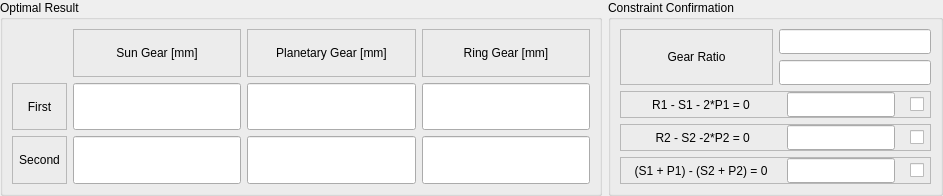
        <widget class="QWidget" name="widget_4" native="true">
         <property name="sizePolicy">
          <sizepolicy hsizetype="Expanding" vsizetype="Fixed">
           <horstretch>0</horstretch>
           <verstretch>0</verstretch>
          </sizepolicy>
         </property>
         <property name="minimumSize">
          <size>
           <width>908</width>
           <height>150</height>
          </size>
         </property>
         <layout class="QHBoxLayout" name="horizontalLayout_5">
          <property name="leftMargin">
           <number>0</number>
          </property>
          <property name="topMargin">
           <number>0</number>
          </property>
          <property name="rightMargin">
           <number>0</number>
          </property>
          <property name="bottomMargin">
           <number>0</number>
          </property>
          <item>
           <widget class="QGroupBox" name="groupBox_8">
            <property name="sizePolicy">
             <sizepolicy hsizetype="MinimumExpanding" vsizetype="MinimumExpanding">
              <horstretch>0</horstretch>
              <verstretch>0</verstretch>
             </sizepolicy>
            </property>
            <property name="minimumSize">
             <size>
              <width>602</width>
              <height>125</height>
             </size>
            </property>
            <property name="title">
             <string>Optimal Result</string>
            </property>
            <layout class="QGridLayout" name="gridLayout_6">
             <item row="0" column="3">
              <widget class="QLabel" name="label_23">
               <property name="sizePolicy">
                <sizepolicy hsizetype="MinimumExpanding" vsizetype="MinimumExpanding">
                 <horstretch>0</horstretch>
                 <verstretch>0</verstretch>
                </sizepolicy>
               </property>
               <property name="minimumSize">
                <size>
                 <width>168</width>
                 <height>25</height>
                </size>
               </property>
               <property name="frameShape">
                <enum>QFrame::StyledPanel</enum>
               </property>
               <property name="text">
                <string>Ring Gear [mm]</string>
               </property>
               <property name="alignment">
                <set>Qt::AlignCenter</set>
               </property>
              </widget>
             </item>
             <item row="0" column="2">
              <widget class="QLabel" name="label_24">
               <property name="sizePolicy">
                <sizepolicy hsizetype="MinimumExpanding" vsizetype="MinimumExpanding">
                 <horstretch>0</horstretch>
                 <verstretch>0</verstretch>
                </sizepolicy>
               </property>
               <property name="minimumSize">
                <size>
                 <width>169</width>
                 <height>25</height>
                </size>
               </property>
               <property name="frameShape">
                <enum>QFrame::StyledPanel</enum>
               </property>
               <property name="text">
                <string>Planetary Gear [mm]</string>
               </property>
               <property name="alignment">
                <set>Qt::AlignCenter</set>
               </property>
              </widget>
             </item>
             <item row="0" column="1">
              <widget class="QLabel" name="label_25">
               <property name="enabled">
                <bool>true</bool>
               </property>
               <property name="sizePolicy">
                <sizepolicy hsizetype="MinimumExpanding" vsizetype="MinimumExpanding">
                 <horstretch>0</horstretch>
                 <verstretch>0</verstretch>
                </sizepolicy>
               </property>
               <property name="minimumSize">
                <size>
                 <width>168</width>
                 <height>25</height>
                </size>
               </property>
               <property name="frameShape">
                <enum>QFrame::StyledPanel</enum>
               </property>
               <property name="text">
                <string>Sun Gear [mm]</string>
               </property>
               <property name="alignment">
                <set>Qt::AlignCenter</set>
               </property>
              </widget>
             </item>
             <item row="1" column="0">
              <widget class="QLabel" name="label_26">
               <property name="sizePolicy">
                <sizepolicy hsizetype="MinimumExpanding" vsizetype="MinimumExpanding">
                 <horstretch>0</horstretch>
                 <verstretch>0</verstretch>
                </sizepolicy>
               </property>
               <property name="minimumSize">
                <size>
                 <width>55</width>
                 <height>25</height>
                </size>
               </property>
               <property name="frameShape">
                <enum>QFrame::StyledPanel</enum>
               </property>
               <property name="text">
                <string>First</string>
               </property>
               <property name="alignment">
                <set>Qt::AlignCenter</set>
               </property>
              </widget>
             </item>
             <item row="2" column="0">
              <widget class="QLabel" name="label_27">
               <property name="sizePolicy">
                <sizepolicy hsizetype="MinimumExpanding" vsizetype="MinimumExpanding">
                 <horstretch>0</horstretch>
                 <verstretch>0</verstretch>
                </sizepolicy>
               </property>
               <property name="minimumSize">
                <size>
                 <width>55</width>
                 <height>25</height>
                </size>
               </property>
               <property name="frameShape">
                <enum>QFrame::StyledPanel</enum>
               </property>
               <property name="text">
                <string>Second</string>
               </property>
               <property name="alignment">
                <set>Qt::AlignCenter</set>
               </property>
              </widget>
             </item>
             <item row="1" column="1">
              <widget class="QLineEdit" name="optimal_s1">
               <property name="enabled">
                <bool>true</bool>
               </property>
               <property name="sizePolicy">
                <sizepolicy hsizetype="MinimumExpanding" vsizetype="MinimumExpanding">
                 <horstretch>0</horstretch>
                 <verstretch>0</verstretch>
                </sizepolicy>
               </property>
               <property name="minimumSize">
                <size>
                 <width>168</width>
                 <height>25</height>
                </size>
               </property>
               <property name="alignment">
                <set>Qt::AlignCenter</set>
               </property>
               <property name="readOnly">
                <bool>true</bool>
               </property>
              </widget>
             </item>
             <item row="2" column="1">
              <widget class="QLineEdit" name="optimal_s2">
               <property name="enabled">
                <bool>true</bool>
               </property>
               <property name="sizePolicy">
                <sizepolicy hsizetype="MinimumExpanding" vsizetype="MinimumExpanding">
                 <horstretch>0</horstretch>
                 <verstretch>0</verstretch>
                </sizepolicy>
               </property>
               <property name="minimumSize">
                <size>
                 <width>168</width>
                 <height>25</height>
                </size>
               </property>
               <property name="alignment">
                <set>Qt::AlignCenter</set>
               </property>
               <property name="readOnly">
                <bool>true</bool>
               </property>
              </widget>
             </item>
             <item row="1" column="2">
              <widget class="QLineEdit" name="optimal_p1">
               <property name="enabled">
                <bool>true</bool>
               </property>
               <property name="sizePolicy">
                <sizepolicy hsizetype="MinimumExpanding" vsizetype="MinimumExpanding">
                 <horstretch>0</horstretch>
                 <verstretch>0</verstretch>
                </sizepolicy>
               </property>
               <property name="minimumSize">
                <size>
                 <width>169</width>
                 <height>25</height>
                </size>
               </property>
               <property name="alignment">
                <set>Qt::AlignCenter</set>
               </property>
               <property name="readOnly">
                <bool>true</bool>
               </property>
              </widget>
             </item>
             <item row="2" column="2">
              <widget class="QLineEdit" name="optimal_p2">
               <property name="enabled">
                <bool>true</bool>
               </property>
               <property name="sizePolicy">
                <sizepolicy hsizetype="MinimumExpanding" vsizetype="MinimumExpanding">
                 <horstretch>0</horstretch>
                 <verstretch>0</verstretch>
                </sizepolicy>
               </property>
               <property name="minimumSize">
                <size>
                 <width>169</width>
                 <height>25</height>
                </size>
               </property>
               <property name="alignment">
                <set>Qt::AlignCenter</set>
               </property>
               <property name="readOnly">
                <bool>true</bool>
               </property>
              </widget>
             </item>
             <item row="1" column="3">
              <widget class="QLineEdit" name="optimal_r1">
               <property name="enabled">
                <bool>true</bool>
               </property>
               <property name="sizePolicy">
                <sizepolicy hsizetype="MinimumExpanding" vsizetype="Preferred">
                 <horstretch>0</horstretch>
                 <verstretch>0</verstretch>
                </sizepolicy>
               </property>
               <property name="minimumSize">
                <size>
                 <width>168</width>
                 <height>25</height>
                </size>
               </property>
               <property name="alignment">
                <set>Qt::AlignCenter</set>
               </property>
               <property name="readOnly">
                <bool>true</bool>
               </property>
              </widget>
             </item>
             <item row="2" column="3">
              <widget class="QLineEdit" name="optimal_r2">
               <property name="enabled">
                <bool>true</bool>
               </property>
               <property name="sizePolicy">
                <sizepolicy hsizetype="MinimumExpanding" vsizetype="MinimumExpanding">
                 <horstretch>0</horstretch>
                 <verstretch>0</verstretch>
                </sizepolicy>
               </property>
               <property name="minimumSize">
                <size>
                 <width>168</width>
                 <height>25</height>
                </size>
               </property>
               <property name="alignment">
                <set>Qt::AlignCenter</set>
               </property>
               <property name="readOnly">
                <bool>true</bool>
               </property>
              </widget>
             </item>
            </layout>
           </widget>
          </item>
          <item>
           <widget class="QGroupBox" name="groupBox_5">
            <property name="sizePolicy">
             <sizepolicy hsizetype="MinimumExpanding" vsizetype="MinimumExpanding">
              <horstretch>0</horstretch>
              <verstretch>0</verstretch>
             </sizepolicy>
            </property>
            <property name="minimumSize">
             <size>
              <width>300</width>
              <height>150</height>
             </size>
            </property>
            <property name="title">
             <string>Constraint Confirmation</string>
            </property>
            <layout class="QVBoxLayout" name="verticalLayout_3">
             <item>
              <widget class="QWidget" name="widget_5" native="true">
               <property name="sizePolicy">
                <sizepolicy hsizetype="MinimumExpanding" vsizetype="MinimumExpanding">
                 <horstretch>0</horstretch>
                 <verstretch>0</verstretch>
                </sizepolicy>
               </property>
               <property name="minimumSize">
                <size>
                 <width>276</width>
                 <height>25</height>
                </size>
               </property>
               <layout class="QHBoxLayout" name="horizontalLayout_6">
                <property name="leftMargin">
                 <number>0</number>
                </property>
                <property name="topMargin">
                 <number>0</number>
                </property>
                <property name="rightMargin">
                 <number>0</number>
                </property>
                <property name="bottomMargin">
                 <number>0</number>
                </property>
                <item>
                 <widget class="QLabel" name="label_21">
                  <property name="sizePolicy">
                   <sizepolicy hsizetype="MinimumExpanding" vsizetype="MinimumExpanding">
                    <horstretch>0</horstretch>
                    <verstretch>0</verstretch>
                   </sizepolicy>
                  </property>
                  <property name="minimumSize">
                   <size>
                    <width>75</width>
                    <height>25</height>
                   </size>
                  </property>
                  <property name="frameShape">
                   <enum>QFrame::StyledPanel</enum>
                  </property>
                  <property name="text">
                   <string>Gear Ratio</string>
                  </property>
                  <property name="alignment">
                   <set>Qt::AlignCenter</set>
                  </property>
                 </widget>
                </item>
                <item>
                 <widget class="QWidget" name="widget_6" native="true">
                  <layout class="QVBoxLayout" name="verticalLayout_5">
                   <property name="leftMargin">
                    <number>0</number>
                   </property>
                   <property name="topMargin">
                    <number>0</number>
                   </property>
                   <property name="rightMargin">
                    <number>0</number>
                   </property>
                   <property name="bottomMargin">
                    <number>0</number>
                   </property>
                   <item>
                    <widget class="QLineEdit" name="cc_gr">
                     <property name="enabled">
                      <bool>true</bool>
                     </property>
                     <property name="sizePolicy">
                      <sizepolicy hsizetype="MinimumExpanding" vsizetype="MinimumExpanding">
                       <horstretch>0</horstretch>
                       <verstretch>0</verstretch>
                      </sizepolicy>
                     </property>
                     <property name="minimumSize">
                      <size>
                       <width>94</width>
                       <height>25</height>
                      </size>
                     </property>
                     <property name="alignment">
                      <set>Qt::AlignCenter</set>
                     </property>
                     <property name="readOnly">
                      <bool>true</bool>
                     </property>
                    </widget>
                   </item>
                   <item>
                    <widget class="QLineEdit" name="cc_gr_f">
                     <property name="sizePolicy">
                      <sizepolicy hsizetype="MinimumExpanding" vsizetype="MinimumExpanding">
                       <horstretch>0</horstretch>
                       <verstretch>0</verstretch>
                      </sizepolicy>
                     </property>
                     <property name="minimumSize">
                      <size>
                       <width>0</width>
                       <height>25</height>
                      </size>
                     </property>
                     <property name="alignment">
                      <set>Qt::AlignCenter</set>
                     </property>
                    </widget>
                   </item>
                  </layout>
                 </widget>
                </item>
               </layout>
              </widget>
             </item>
             <item>
              <widget class="QFrame" name="frame">
               <property name="sizePolicy">
                <sizepolicy hsizetype="MinimumExpanding" vsizetype="MinimumExpanding">
                 <horstretch>0</horstretch>
                 <verstretch>0</verstretch>
                </sizepolicy>
               </property>
               <property name="minimumSize">
                <size>
                 <width>276</width>
                 <height>25</height>
                </size>
               </property>
               <property name="frameShape">
                <enum>QFrame::StyledPanel</enum>
               </property>
               <property name="frameShadow">
                <enum>QFrame::Raised</enum>
               </property>
               <layout class="QHBoxLayout" name="horizontalLayout_14">
                <property name="leftMargin">
                 <number>0</number>
                </property>
                <property name="topMargin">
                 <number>0</number>
                </property>
                <property name="rightMargin">
                 <number>6</number>
                </property>
                <property name="bottomMargin">
                 <number>0</number>
                </property>
                <item>
                 <widget class="QLabel" name="label_22">
                  <property name="sizePolicy">
                   <sizepolicy hsizetype="MinimumExpanding" vsizetype="MinimumExpanding">
                    <horstretch>0</horstretch>
                    <verstretch>0</verstretch>
                   </sizepolicy>
                  </property>
                  <property name="minimumSize">
                   <size>
                    <width>160</width>
                    <height>25</height>
                   </size>
                  </property>
                  <property name="text">
                   <string>R1 - S1 - 2*P1 = 0</string>
                  </property>
                  <property name="alignment">
                   <set>Qt::AlignCenter</set>
                  </property>
                 </widget>
                </item>
                <item>
                 <widget class="QLineEdit" name="cc_3_L">
                  <property name="sizePolicy">
                   <sizepolicy hsizetype="MinimumExpanding" vsizetype="MinimumExpanding">
                    <horstretch>0</horstretch>
                    <verstretch>0</verstretch>
                   </sizepolicy>
                  </property>
                  <property name="minimumSize">
                   <size>
                    <width>73</width>
                    <height>20</height>
                   </size>
                  </property>
                  <property name="alignment">
                   <set>Qt::AlignCenter</set>
                  </property>
                  <property name="readOnly">
                   <bool>true</bool>
                  </property>
                 </widget>
                </item>
                <item>
                 <widget class="QCheckBox" name="cc_3">
                  <property name="enabled">
                   <bool>true</bool>
                  </property>
                  <property name="sizePolicy">
                   <sizepolicy hsizetype="MinimumExpanding" vsizetype="MinimumExpanding">
                    <horstretch>0</horstretch>
                    <verstretch>0</verstretch>
                   </sizepolicy>
                  </property>
                  <property name="minimumSize">
                   <size>
                    <width>23</width>
                    <height>25</height>
                   </size>
                  </property>
                  <property name="mouseTracking">
                   <bool>true</bool>
                  </property>
                  <property name="focusPolicy">
                   <enum>Qt::StrongFocus</enum>
                  </property>
                  <property name="statusTip">
                   <string notr="true"/>
                  </property>
                  <property name="layoutDirection">
                   <enum>Qt::RightToLeft</enum>
                  </property>
                  <property name="text">
                   <string/>
                  </property>
                  <property name="checkable">
                   <bool>true</bool>
                  </property>
                  <property name="checked">
                   <bool>false</bool>
                  </property>
                 </widget>
                </item>
               </layout>
              </widget>
             </item>
             <item>
              <widget class="QFrame" name="frame_2">
               <property name="sizePolicy">
                <sizepolicy hsizetype="MinimumExpanding" vsizetype="MinimumExpanding">
                 <horstretch>0</horstretch>
                 <verstretch>0</verstretch>
                </sizepolicy>
               </property>
               <property name="minimumSize">
                <size>
                 <width>276</width>
                 <height>25</height>
                </size>
               </property>
               <property name="mouseTracking">
                <bool>true</bool>
               </property>
               <property name="focusPolicy">
                <enum>Qt::StrongFocus</enum>
               </property>
               <property name="frameShape">
                <enum>QFrame::StyledPanel</enum>
               </property>
               <property name="frameShadow">
                <enum>QFrame::Raised</enum>
               </property>
               <layout class="QHBoxLayout" name="horizontalLayout_13">
                <property name="leftMargin">
                 <number>0</number>
                </property>
                <property name="topMargin">
                 <number>0</number>
                </property>
                <property name="rightMargin">
                 <number>6</number>
                </property>
                <property name="bottomMargin">
                 <number>0</number>
                </property>
                <item>
                 <widget class="QLabel" name="label_29">
                  <property name="sizePolicy">
                   <sizepolicy hsizetype="MinimumExpanding" vsizetype="MinimumExpanding">
                    <horstretch>0</horstretch>
                    <verstretch>0</verstretch>
                   </sizepolicy>
                  </property>
                  <property name="minimumSize">
                   <size>
                    <width>160</width>
                    <height>25</height>
                   </size>
                  </property>
                  <property name="text">
                   <string> R2 - S2 -2*P2 = 0</string>
                  </property>
                  <property name="alignment">
                   <set>Qt::AlignCenter</set>
                  </property>
                 </widget>
                </item>
                <item>
                 <widget class="QLineEdit" name="cc_4_L">
                  <property name="sizePolicy">
                   <sizepolicy hsizetype="MinimumExpanding" vsizetype="MinimumExpanding">
                    <horstretch>0</horstretch>
                    <verstretch>0</verstretch>
                   </sizepolicy>
                  </property>
                  <property name="minimumSize">
                   <size>
                    <width>73</width>
                    <height>20</height>
                   </size>
                  </property>
                  <property name="alignment">
                   <set>Qt::AlignCenter</set>
                  </property>
                  <property name="readOnly">
                   <bool>true</bool>
                  </property>
                 </widget>
                </item>
                <item>
                 <widget class="QCheckBox" name="cc_4">
                  <property name="enabled">
                   <bool>true</bool>
                  </property>
                  <property name="sizePolicy">
                   <sizepolicy hsizetype="MinimumExpanding" vsizetype="MinimumExpanding">
                    <horstretch>0</horstretch>
                    <verstretch>0</verstretch>
                   </sizepolicy>
                  </property>
                  <property name="minimumSize">
                   <size>
                    <width>23</width>
                    <height>25</height>
                   </size>
                  </property>
                  <property name="mouseTracking">
                   <bool>false</bool>
                  </property>
                  <property name="focusPolicy">
                   <enum>Qt::NoFocus</enum>
                  </property>
                  <property name="contextMenuPolicy">
                   <enum>Qt::NoContextMenu</enum>
                  </property>
                  <property name="layoutDirection">
                   <enum>Qt::RightToLeft</enum>
                  </property>
                  <property name="text">
                   <string/>
                  </property>
                  <property name="checkable">
                   <bool>true</bool>
                  </property>
                 </widget>
                </item>
               </layout>
              </widget>
             </item>
             <item>
              <widget class="QFrame" name="frame_3">
               <property name="sizePolicy">
                <sizepolicy hsizetype="MinimumExpanding" vsizetype="MinimumExpanding">
                 <horstretch>0</horstretch>
                 <verstretch>0</verstretch>
                </sizepolicy>
               </property>
               <property name="minimumSize">
                <size>
                 <width>276</width>
                 <height>25</height>
                </size>
               </property>
               <property name="frameShape">
                <enum>QFrame::StyledPanel</enum>
               </property>
               <property name="frameShadow">
                <enum>QFrame::Raised</enum>
               </property>
               <layout class="QHBoxLayout" name="horizontalLayout_12">
                <property name="leftMargin">
                 <number>0</number>
                </property>
                <property name="topMargin">
                 <number>0</number>
                </property>
                <property name="rightMargin">
                 <number>6</number>
                </property>
                <property name="bottomMargin">
                 <number>0</number>
                </property>
                <item>
                 <widget class="QLabel" name="label_30">
                  <property name="sizePolicy">
                   <sizepolicy hsizetype="MinimumExpanding" vsizetype="MinimumExpanding">
                    <horstretch>0</horstretch>
                    <verstretch>0</verstretch>
                   </sizepolicy>
                  </property>
                  <property name="minimumSize">
                   <size>
                    <width>160</width>
                    <height>25</height>
                   </size>
                  </property>
                  <property name="text">
                   <string>(S1 + P1) - (S2 + P2) = 0</string>
                  </property>
                  <property name="alignment">
                   <set>Qt::AlignCenter</set>
                  </property>
                 </widget>
                </item>
                <item>
                 <widget class="QLineEdit" name="cc_5_L">
                  <property name="sizePolicy">
                   <sizepolicy hsizetype="MinimumExpanding" vsizetype="MinimumExpanding">
                    <horstretch>0</horstretch>
                    <verstretch>0</verstretch>
                   </sizepolicy>
                  </property>
                  <property name="minimumSize">
                   <size>
                    <width>73</width>
                    <height>20</height>
                   </size>
                  </property>
                  <property name="alignment">
                   <set>Qt::AlignCenter</set>
                  </property>
                  <property name="readOnly">
                   <bool>true</bool>
                  </property>
                 </widget>
                </item>
                <item>
                 <widget class="QCheckBox" name="cc_5">
                  <property name="enabled">
                   <bool>true</bool>
                  </property>
                  <property name="sizePolicy">
                   <sizepolicy hsizetype="MinimumExpanding" vsizetype="MinimumExpanding">
                    <horstretch>0</horstretch>
                    <verstretch>0</verstretch>
                   </sizepolicy>
                  </property>
                  <property name="minimumSize">
                   <size>
                    <width>23</width>
                    <height>25</height>
                   </size>
                  </property>
                  <property name="mouseTracking">
                   <bool>true</bool>
                  </property>
                  <property name="focusPolicy">
                   <enum>Qt::NoFocus</enum>
                  </property>
                  <property name="contextMenuPolicy">
                   <enum>Qt::NoContextMenu</enum>
                  </property>
                  <property name="statusTip">
                   <string notr="true"/>
                  </property>
                  <property name="layoutDirection">
                   <enum>Qt::RightToLeft</enum>
                  </property>
                  <property name="text">
                   <string/>
                  </property>
                  <property name="checkable">
                   <bool>true</bool>
                  </property>
                 </widget>
                </item>
               </layout>
              </widget>
             </item>
            </layout>
           </widget>
          </item>
         </layout>
        </widget>
